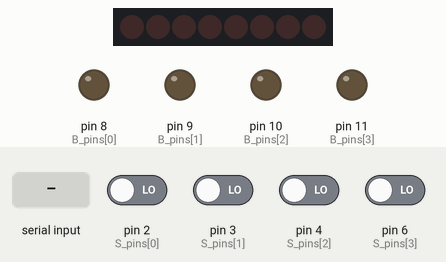
This sketch was run on a simulated Arduino Uno, built with avr-gcc and run on an emulated ATmega328P. Parts: 8 shift-register outputs drawn as a row of LEDs (first output left, lit = HIGH), output pins drawn as LEDs (lit = HIGH). Wiring (inferred from the names in the program): shift register (74HC595): data pin 12; shift clock pin 13; latch pin 5. Wiring (inferred from the signals the program sends): row of LEDs: on Q0, Q1, Q2, Q3, Q4, Q5, Q6, Q7. Dashed ring = blinking. The test bench sets the inputs (shaded band); at power-on: pin 2 (S_pins[0]), pin 3 (S_pins[1]), pin 4 (S_pins[2]), pin 6 (S_pins[3]) LOW. Pins used as bus, display or sensor lines are not drawn; what the sketch prints to the serial monitor is not drawn.

Above: at 1.2 s.
1.3 s: byte 30 received over Serial
3.0 s: pin 2 (S_pins[0]) driven HIGH
At 3.4 s:
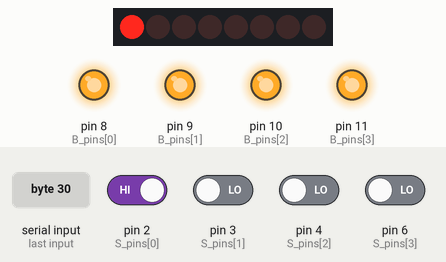
4.8 s: pin 3 (S_pins[1]) driven HIGH
At 5.05 s:
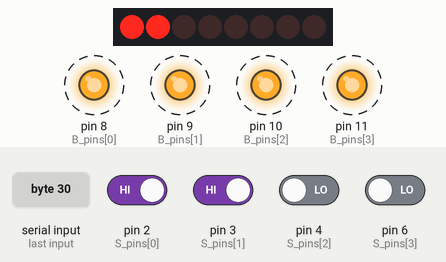
6.6 s: pin 4 (S_pins[2]) driven HIGH
At 6.81 s:
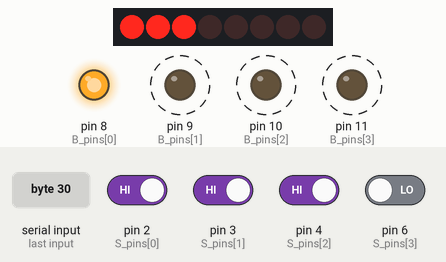
8.5 s: pin 6 (S_pins[3]) driven HIGH
At 9.2 s:
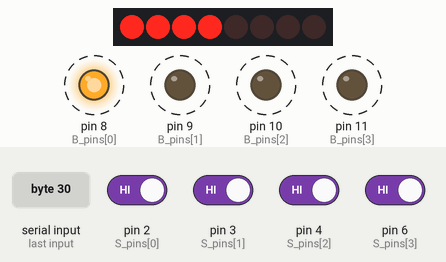
10.2 s: pin 2 (S_pins[0]) driven LOW
At 10.9 s:
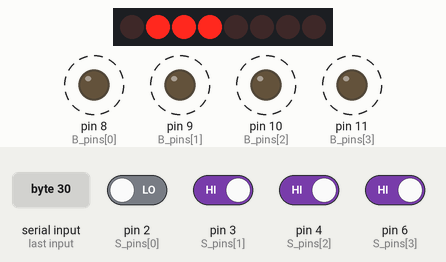
Timing chart, 0 to 12.9 s (numbered marks = the images above; inputs shaded):
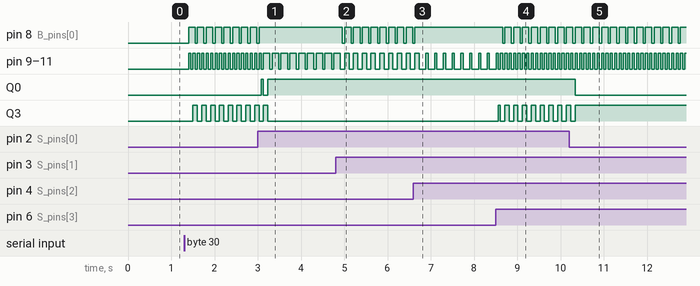

The sketch:

raycast-demo.ino
```cpp
// ==========================================================
// RELAY-ALU CONTROLLED PLAYER STATE + UNO RAYCAST + SERIAL FRAME (EXTENDED)
// - Relay ALU: authoritative for x,y,angle updates (4-bit each)
// - UNO: raycasts 16x16 map into 64 columns and streams to PC
// - Serial protocol (extended, backward compatible on the viewer side):
// 0xFF 0x00 + 64 bytes (heights 0..47) + health + spriteCount + sprites...
// - Control input: 1 byte bitmask from PC: W=1 S=2 A=4 D=8 F=16
// ==========================================================

#include <Arduino.h>

// -------- BIT OUTPUT PINS (Arduino -> ALU Registers) --------
const int B_pins[4] = {8, 9, 10, 11}; // B0–B3

// -------- 74HC595 PINS (Arduino -> 74HC595) --------
const int SR_DATA = 12;
const int SR_CLOCK = 13;
const int SR_LATCH = 5;

// -------- SUM INPUT PINS (ALU Relays -> Arduino) --------
const int S_pins[4] = {2, 3, 4, 6}; // S0–S3

// -------- TIMING CONTROL --------
const unsigned long settleDelay = 50; // relay settle/bounce time (ms)

// -------- SERIAL / FRAME --------
static const uint8_t SYNC0 = 0xFF;
static const uint8_t SYNC1 = 0x00;
static const uint8_t COLS = 64;
static const uint8_t MAX_H = 48; // heights 0..47

// Control bits from PC
static const uint8_t CTRL_W = 1;
static const uint8_t CTRL_S = 2;
static const uint8_t CTRL_A = 4;
static const uint8_t CTRL_D = 8;
static const uint8_t CTRL_F = 16; // attack

// -------- GAME TIMING --------
const unsigned long moveTickMs = 200; // movement/turn/ALU tick
const unsigned long renderTickMs = 50; // 20 FPS target

// -------- WORLD MAP 16x16 (1=wall, 0=empty) --------
const uint8_t map16[16][16] PROGMEM = {
  {1,1,1,1,1,1,1,1,1,1,1,1,1,1,1,1},
  {1,0,0,0,0,0,0,0,0,0,0,0,0,0,0,1},
  {1,0,0,0,0,0,0,0,0,0,0,0,0,0,0,1},
  {1,0,0,0,0,0,1,1,1,0,0,0,0,0,0,1},
  {1,0,0,0,0,0,1,0,1,0,0,0,0,0,0,1},
  {1,0,0,0,0,0,1,0,1,0,0,0,0,0,0,1},
  {1,0,0,0,0,0,1,1,1,0,0,0,0,0,0,1},
  {1,0,0,0,0,0,0,0,0,0,0,0,0,0,0,1},
  {1,0,0,0,0,0,0,0,0,0,0,0,0,0,0,1},
  {1,0,0,0,0,0,0,0,0,0,0,0,0,0,0,1},
  {1,0,0,0,0,0,0,0,0,0,0,0,0,0,0,1},
  {1,0,0,0,0,0,0,0,0,0,0,0,0,0,0,1},
  {1,0,0,0,0,0,0,0,0,0,0,0,0,0,0,1},
  {1,0,0,0,0,0,0,0,0,0,0,0,0,0,0,1},
  {1,0,0,0,0,0,0,0,0,0,0,0,0,0,0,1},
  {1,1,1,1,1,1,1,1,1,1,1,1,1,1,1,1},
};

// -------- PLAYER STATE (4-bit each) --------
uint8_t px = 8; // 0..15 tile X
uint8_t py = 8; // 0..15 tile Y
uint8_t angle = 0; // 0..15 (16 directions)

// 4-bit health (0..15)
uint8_t health4 = 15;

// Latest control byte from PC
volatile uint8_t ctrl = 0;
uint8_t prevCtrl = 0;

// Frame buffer (64 column heights)
uint8_t frame[COLS];

// -------- Optional sprites to send to PC --------
static const uint8_t MAX_SPRITES = 8;
static const uint8_t SPR_ENEMY = 1;
static const uint8_t SPR_HEART = 2;

struct SpriteOut {
  uint8_t type;
  uint8_t sx; // 0..255 screen x
  uint8_t sh; // 0..255 sprite height
  uint8_t flags; // reserved
};

SpriteOut sprites[MAX_SPRITES];
uint8_t spriteCount = 0;

// -------- Simple entities (tile-based) --------
struct Ent {
  uint8_t x, y; // 0..15
  uint8_t alive; // 0/1
};

Ent enemy = { 10, 10, 1 };

static const uint8_t MAX_HEARTS = 3;
Ent hearts[MAX_HEARTS] = {
  { 3, 3, 1 },
  { 12, 4, 1 },
  { 4, 12, 1 }
};

// ==========================================================
// 74HC595 HELPER
// ==========================================================
void write595(uint8_t v) {
  digitalWrite(SR_LATCH, LOW);
  shiftOut(SR_DATA, SR_CLOCK, MSBFIRST, v);
  digitalWrite(SR_LATCH, HIGH);
}

// ==========================================================
// RELAY ALU OPS
// ==========================================================
uint8_t aluAdd4(uint8_t a, uint8_t b) {
  for (int i = 0; i < 4; i++) {
    digitalWrite(B_pins[i], (b >> i) & 0x01);
  }
  write595(a & 0x0F);

  delay(settleDelay);

  uint8_t sum = 0;
  for (int i = 0; i < 4; i++) {
    sum |= (digitalRead(S_pins[i]) << i);
  }
  return sum & 0x0F;
}

// ==========================================================
// MAP ACCESS
// ==========================================================
uint8_t mapAt(uint8_t x, uint8_t y) {
  x &= 0x0F;
  y &= 0x0F;
  return pgm_read_byte(&(map16[y][x]));
}

// ==========================================================
// Direction tables (shared)
// step values are encoded as: +1=0x01, 0=0x00, -1=0x0F
// ==========================================================
static const uint8_t stepX16[16] = {
  0x01,0x01,0x01,0x00,0x0F,0x0F,0x0F,0x0F,0x0F,0x0F,0x0F,0x00,0x01,0x01,0x01,0x01
};
static const uint8_t stepY16[16] = {
  0x00,0x01,0x01,0x01,0x01,0x01,0x00,0x0F,0x0F,0x0F,0x0F,0x0F,0x0F,0x0F,0x00,0x00
};

static inline int8_t convStep(uint8_t v) {
  if (v == 0x01) return 1;
  if (v == 0x0F) return -1;
  return 0;
}

// ==========================================================
// MOVEMENT (Relay ALU owns x/y/angle updates)
// ==========================================================
void updatePlayerFromCtrl() {
  if (ctrl & CTRL_A) angle = aluAdd4(angle, 0x0F); // -1
  if (ctrl & CTRL_D) angle = aluAdd4(angle, 0x01); // +1

  int8_t move = 0;
  if (ctrl & CTRL_W) move += 1;
  if (ctrl & CTRL_S) move -= 1;
  if (move == 0) return;

  uint8_t sx = stepX16[angle & 0x0F];
  uint8_t sy = stepY16[angle & 0x0F];

  if (move < 0) {
    if (sx == 0x01) sx = 0x0F; else if (sx == 0x0F) sx = 0x01;
    if (sy == 0x01) sy = 0x0F; else if (sy == 0x0F) sy = 0x01;
  }

  uint8_t nx = aluAdd4(px, sx);
  uint8_t ny = aluAdd4(py, sy);

  if (mapAt(nx, ny) == 0) {
    px = nx & 0x0F;
    py = ny & 0x0F;
  }
}

// ==========================================================
// Simple gameplay: enemy wandering, hearts pickup, melee attack
// ==========================================================
void tryPickupHearts() {
  for (uint8_t i = 0; i < MAX_HEARTS; i++) {
    if (!hearts[i].alive) continue;
    if (hearts[i].x == px && hearts[i].y == py) {
      hearts[i].alive = 0;
      // heal +4 (clamp to 15)
      uint8_t newHp = health4 + 4;
      if (newHp > 15) newHp = 15;
      health4 = newHp;
    }
  }
}

uint8_t tileDistManhattan(uint8_t ax, uint8_t ay, uint8_t bx, uint8_t by) {
  int8_t dx = (int8_t)ax - (int8_t)bx;
  int8_t dy = (int8_t)ay - (int8_t)by;
  if (dx < 0) dx = -dx;
  if (dy < 0) dy = -dy;
  return (uint8_t)(dx + dy);
}

void enemyWanderTick() {
  if (!enemy.alive) return;

  // Very simple random-ish move: use millis() low bits as pseudo-rand
  uint8_t r = (uint8_t)millis();

  int8_t dx = 0, dy = 0;
  switch (r & 0x03) {
    case 0: dx = 1; break;
    case 1: dx = -1; break;
    case 2: dy = 1; break;
    default: dy = -1; break;
  }

  uint8_t nx = (uint8_t)((int8_t)enemy.x + dx) & 0x0F;
  uint8_t ny = (uint8_t)((int8_t)enemy.y + dy) & 0x0F;

  // avoid walls and avoid stepping onto player tile
  if (mapAt(nx, ny) == 0 && !(nx == px && ny == py)) {
    enemy.x = nx;
    enemy.y = ny;
  }

  // If enemy is adjacent, damage player (slowly)
  if (tileDistManhattan(enemy.x, enemy.y, px, py) == 1) {
    if (health4 > 0) health4--;
  }
}

void meleeAttack() {
  if (!enemy.alive) return;

  // Attack hits if enemy is within 1 tile AND roughly in front of player.
  // "In front" = enemy tile equals player tile + facing step.
  int8_t fx = convStep(stepX16[angle & 0x0F]);
  int8_t fy = convStep(stepY16[angle & 0x0F]);

  uint8_t tx = (uint8_t)((int8_t)px + fx) & 0x0F;
  uint8_t ty = (uint8_t)((int8_t)py + fy) & 0x0F;

  if (enemy.x == tx && enemy.y == ty) {
    enemy.alive = 0;
  }
}

// ==========================================================
// RAYCAST (UNO-only, integer grid stepping)
// ==========================================================
void raycastFrame() {
  for (uint8_t i = 0; i < COLS; i++) {
    int8_t off = (int8_t)((int16_t)i * 9 / (int16_t)(COLS - 1)) - 4; // -4..+4
    uint8_t dir = (angle + (uint8_t)(off & 0x0F)) & 0x0F;

    int8_t rx = convStep(stepX16[dir]);
    int8_t ry = convStep(stepY16[dir]);
    if (rx == 0 && ry == 0) rx = 1;

    uint8_t x = px;
    uint8_t y = py;
    uint8_t dist = 0;
    const uint8_t MAX_DIST = 15;

    while (dist < MAX_DIST) {
      x = (uint8_t)((int8_t)x + rx) & 0x0F;
      y = (uint8_t)((int8_t)y + ry) & 0x0F;
      dist++;
      if (mapAt(x, y) != 0) break;
    }

    uint8_t h;
    if (dist <= 1) h = 47;
    else if (dist == 2) h = 34;
    else if (dist == 3) h = 26;
    else if (dist == 4) h = 20;
    else if (dist == 5) h = 16;
    else if (dist == 6) h = 13;
    else if (dist == 7) h = 11;
    else if (dist == 8) h = 9;
    else if (dist == 9) h = 8;
    else if (dist == 10) h = 7;
    else if (dist == 11) h = 6;
    else if (dist == 12) h = 5;
    else if (dist == 13) h = 4;
    else if (dist == 14) h = 4;
    else h = 3;

    frame[i] = (h < MAX_H) ? h : (MAX_H - 1);
  }
}

// ==========================================================
// Sprite projection helper (very simple)
// Produces screenX and height from tile-space dx/dy
// ==========================================================
bool projectSprite(uint8_t ex, uint8_t ey, uint8_t &outSx, uint8_t &outSh) {
  // Compute delta in signed range [-8..+7] (wrap-aware)
  int8_t dx = (int8_t)((ex - px) & 0x0F);
  int8_t dy = (int8_t)((ey - py) & 0x0F);
  if (dx > 7) dx -= 16;
  if (dy > 7) dy -= 16;

  // crude "distance"
  uint8_t dist = (uint8_t)(abs(dx) + abs(dy));
  if (dist == 0) dist = 1;
  if (dist > 15) return false;

  // crude "angle center test":
  // Use facing vector and side vector to get a left/right offset.
  int8_t fx = convStep(stepX16[angle & 0x0F]);
  int8_t fy = convStep(stepY16[angle & 0x0F]);
  // side vector (rotate 90°)
  int8_t sxv = -fy;
  int8_t syv = fx;

  int8_t forward = dx * fx + dy * fy;
  int8_t side = dx * sxv + dy * syv;

  if (forward <= 0) return false; // behind you

  // Map side to screen x. Clamp to a reasonable FOV.
  // side range about [-8..+8] -> x 0..255
  int16_t sx = 128 + (int16_t)side * 18; // tweak 18 for "FOV feel"
  sx = constrain(sx, 0, 255);

  // Height from distance: near => tall
  // dist 1..15 => sh ~ 240..30
  int16_t sh = 255 - (int16_t)(dist * 14);
  sh = constrain(sh, 20, 255);

  outSx = (uint8_t)sx;
  outSh = (uint8_t)sh;
  return true;
}

void buildSpriteList() {
  spriteCount = 0;

  // Enemy
  if (enemy.alive && spriteCount < MAX_SPRITES) {
    uint8_t sx, sh;
    if (projectSprite(enemy.x, enemy.y, sx, sh)) {
      sprites[spriteCount++] = { SPR_ENEMY, sx, sh, 0 };
    }
  }

  // Hearts
  for (uint8_t i = 0; i < MAX_HEARTS && spriteCount < MAX_SPRITES; i++) {
    if (!hearts[i].alive) continue;
    uint8_t sx, sh;
    if (projectSprite(hearts[i].x, hearts[i].y, sx, sh)) {
      sprites[spriteCount++] = { SPR_HEART, sx, (uint8_t)(sh * 3 / 5), 0 };
    }
  }
}

// ==========================================================
// SERIAL SEND
// ==========================================================
void sendFrame() {
  Serial.write(SYNC0);
  Serial.write(SYNC1);
  Serial.write(frame, COLS);

  // Extended payload
  Serial.write(health4); // 0..15 recommended
  Serial.write(spriteCount); // number of sprites
  for (uint8_t i = 0; i < spriteCount; i++) {
    Serial.write(sprites[i].type);
    Serial.write(sprites[i].sx);
    Serial.write(sprites[i].sh);
    Serial.write(sprites[i].flags);
  }
}

// ==========================================================
// SETUP / LOOP
// ==========================================================
unsigned long lastMove = 0;
unsigned long lastRender = 0;

void setup() {
  Serial.begin(115200);

  for (int i = 0; i < 4; i++) pinMode(B_pins[i], OUTPUT);

  pinMode(SR_DATA, OUTPUT);
  pinMode(SR_CLOCK, OUTPUT);
  pinMode(SR_LATCH, OUTPUT);

  for (int i = 0; i < 4; i++) pinMode(S_pins[i], INPUT);

  for (int i = 0; i < 4; i++) digitalWrite(B_pins[i], LOW);
  write595(0x00);

  for (uint8_t i = 0; i < COLS; i++) frame[i] = 0;
}

void loop() {
  while (Serial.available() > 0) {
    ctrl = (uint8_t)Serial.read();
  }

  unsigned long now = millis();

  if (now - lastMove >= moveTickMs) {
    lastMove = now;

    // Movement/turn via relay ALU
    updatePlayerFromCtrl();

    // Pickups
    tryPickupHearts();

    // Enemy wander (slowly)
    enemyWanderTick();

    // Attack on rising edge of F
    uint8_t fNow = (ctrl & CTRL_F) ? 1 : 0;
    uint8_t fPrev = (prevCtrl & CTRL_F) ? 1 : 0;
    if (fNow && !fPrev) {
      meleeAttack();
    }
    prevCtrl = ctrl;
  }

  if (now - lastRender >= renderTickMs) {
    lastRender = now;
    raycastFrame();
    buildSpriteList();
    sendFrame();
  }
}
```

Measured:
- after the input at 1.3 s, pin 8 (B_pins[0]): alternates HIGH for 0.15 s and LOW for 0.05 s, starting after 0.10 s; pin 9 (B_pins[1]), pin 10 (B_pins[2]), pin 11 (B_pins[3]): alternates HIGH for 0.05 s and LOW for 0.05 s, starting after 0.10 s; Q3: alternates HIGH for 0.10 s and LOW for 0.10 s, starting after 0.20 s
- after the input at 3.0 s, pin 8 (B_pins[0]): goes on until 3.0 s, then stays HIGH
- after the input at 4.8 s, pin 8 (B_pins[0]): alternates HIGH for 0.15 s and LOW for 0.05 s, starting after 0.16 s
- after the input at 6.6 s, pin 8 (B_pins[0]): goes on until 6.6 s, then stays HIGH
- after the input at 8.5 s, pin 8 (B_pins[0]): alternates HIGH for 0.15 s and LOW for 0.05 s, starting after 0.16 s; pin 9 (B_pins[1]), pin 10 (B_pins[2]), pin 11 (B_pins[3]): alternates HIGH for 0.05 s and LOW for 0.05 s, starting after 0.11 s; Q3: alternates HIGH for 0.10 s and LOW for 0.10 s, starting after 0.06 s
